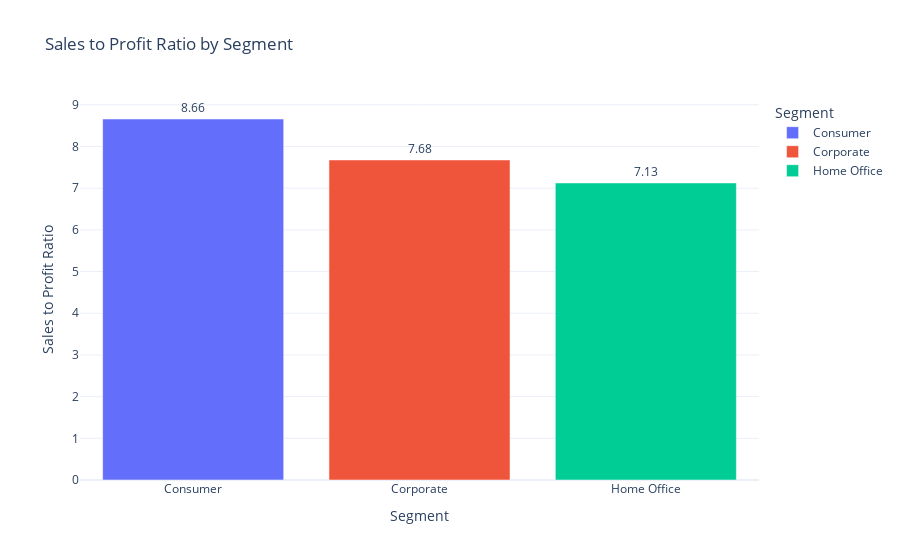

Notebook source saved alongside this figure:
### Code cell
fig = px.bar(
    sales_profit_by_segment, 
    x='Segment', 
    y='Sales_to_Profit_Ratio',
    text=sales_profit_by_segment['Sales_to_Profit_Ratio'].round(2),
    title='Sales to Profit Ratio by Segment',
    labels={'Sales_to_Profit_Ratio': 'Sales to Profit Ratio', 'Segment': 'Segment'},
    color='Segment',
    height=500
)

# Update layout for better appearance
fig.update_traces(textposition='outside')
fig.update_layout(
    xaxis=dict(title='Segment', tickangle=0),
    yaxis=dict(title='Sales to Profit Ratio'),
    uniformtext_minsize=8,
    uniformtext_mode='hide'
)

# Display the figure
fig.show()

### Figure 1 — Plotly figure (JSON) as saved in the notebook; plotly's stock layout.template omitted (floating-point values rounded to 4 significant figures)
{"data": [{"alignmentgroup": "True", "hovertemplate": "Segment=%{x}<br>Sales to Profit Ratio=%{y}<br>text=%{text}<extra></extra>", "legendgroup": "Consumer", "marker": {"color": "#636efa", "pattern": {"shape": ""}}, "name": "Consumer", "offsetgroup": "Consumer", "orientation": "v", "showlegend": true, "text": [8.66], "textposition": "outside", "type": "bar", "x": ["Consumer"], "xaxis": "x", "y": [8.659], "yaxis": "y"}, {"alignmentgroup": "True", "hovertemplate": "Segment=%{x}<br>Sales to Profit Ratio=%{y}<br>text=%{text}<extra></extra>", "legendgroup": "Corporate", "marker": {"color": "#EF553B", "pattern": {"shape": ""}}, "name": "Corporate", "offsetgroup": "Corporate", "orientation": "v", "showlegend": true, "text": [7.68], "textposition": "outside", "type": "bar", "x": ["Corporate"], "xaxis": "x", "y": [7.677], "yaxis": "y"}, {"alignmentgroup": "True", "hovertemplate": "Segment=%{x}<br>Sales to Profit Ratio=%{y}<br>text=%{text}<extra></extra>", "legendgroup": "Home Office", "marker": {"color": "#00cc96", "pattern": {"shape": ""}}, "name": "Home Office", "offsetgroup": "Home Office", "orientation": "v", "showlegend": true, "text": [7.13], "textposition": "outside", "type": "bar", "x": ["Home Office"], "xaxis": "x", "y": [7.125], "yaxis": "y"}], "layout": {"autosize": true, "barmode": "relative", "legend": {"title": {"text": "Segment"}, "tracegroupgap": 0}, "title": {"text": "Sales to Profit Ratio by Segment"}, "uniformtext": {"minsize": 8, "mode": "hide"}, "xaxis": {"anchor": "y", "autorange": true, "categoryarray": ["Consumer", "Corporate", "Home Office"], "categoryorder": "array", "domain": [0, 1], "range": [-0.5, 2.5], "tickangle": 0, "title": {"text": "Segment"}, "type": "category"}, "yaxis": {"anchor": "x", "autorange": true, "domain": [0, 1], "range": [0, 9.115], "title": {"text": "Sales to Profit Ratio"}, "type": "linear"}}}
